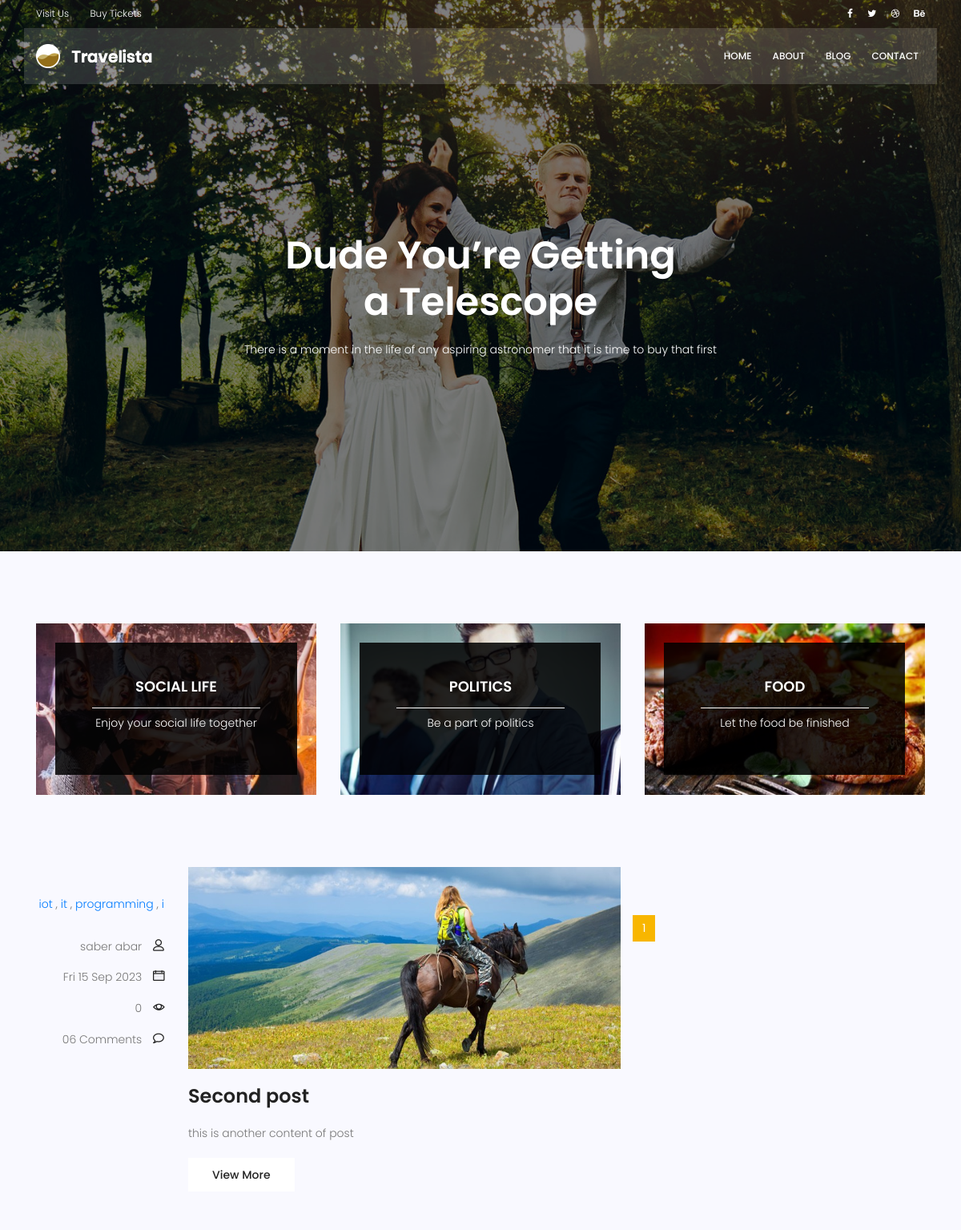
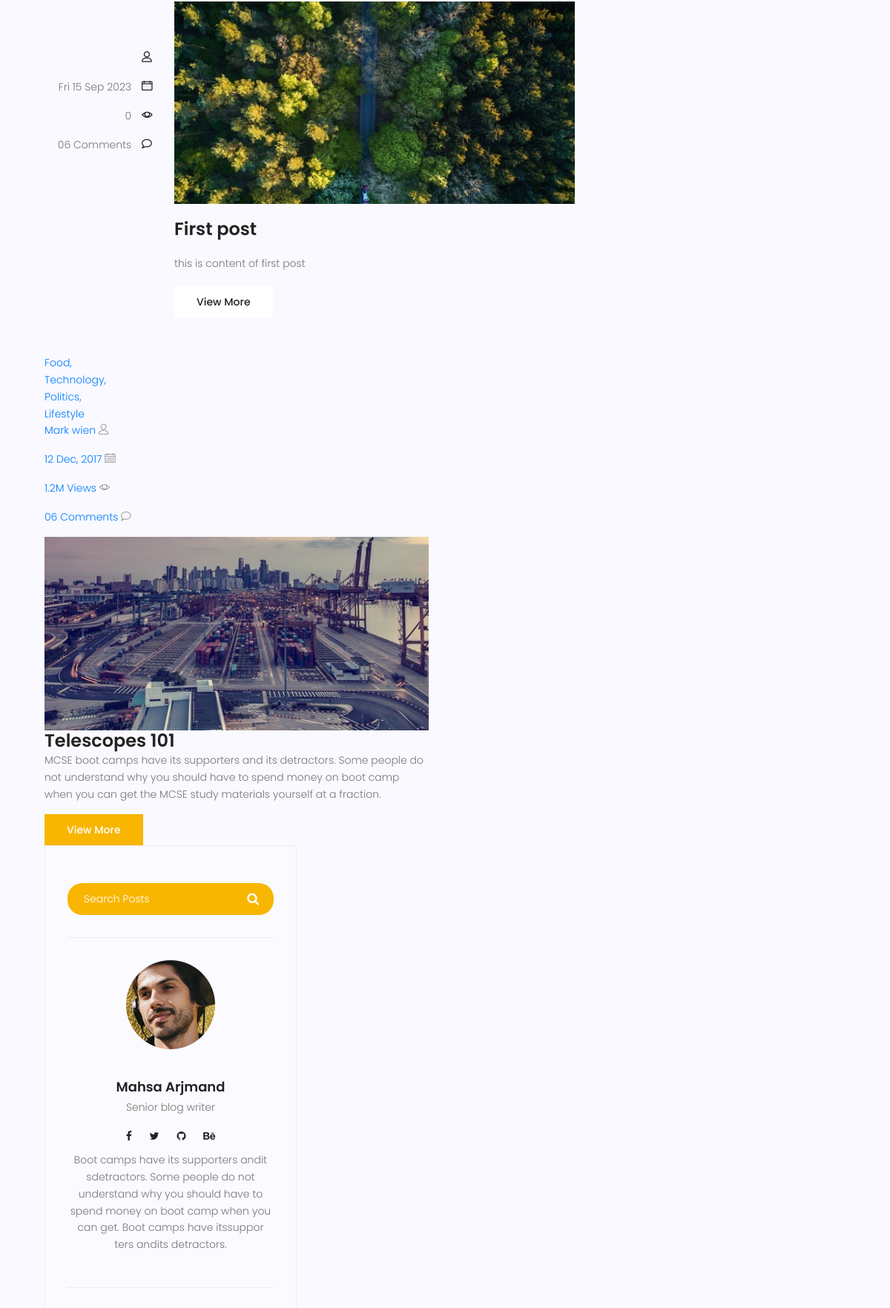
Screenshot of /blog/ (upper part) with the database file from the repository (2 pictures, top to bottom).
### blog/models.py (models this page shows, shortened)
class Category(models.Model):
    name= models.CharField(max_length=255)
    def __str__(self):
        return self.name

class Post(models.Model):
    image= models.ImageField(upload_to='blog/',default='blog/default.jpg')
    author= models.ForeignKey(User,on_delete=models.SET_NULL,null=True)
    title = models.CharField(max_length=255)
    content = models.TextField()
    category = models.ManyToManyField(Category)
    counted_views = models.IntegerField(default=0)
    status = models.BooleanField(default=False)
    published_date=models.DateTimeField(null=True)
    created_date=models.DateTimeField(auto_now_add=True)
    updated_date=models.DateTimeField(auto_now=True)
    class Meta:
        ordering = ['-created_date']

### blog/views.py (the view)
# urls.py: path('', blog_view, name='index'),
def blog_view(request,**kwargs):
    posts = Post.objects.filter(status=1)
    if kwargs.get('cat_name') != None:
        posts = posts.filter(category__name=kwargs['cat_name'])
    if kwargs.get('author_username') != None :
        posts = posts.filter(author__username = kwargs['author_username'])
    posts = Paginator(posts,3)
    try:
       page_number = request.GET.get('page')
       posts = posts.get_page(page_number)
    except PageNotAnInteger:
        posts = posts.get_page(1)
    except EmptyPage :
        posts= posts.get_page(1)
    context={'posts': posts}
    return render(request, 'blog/blog-home.html',context)

### blog/templatetags/blog_tags.py (called while the page is built)
@register.inclusion_tag('blog/blog-post-categories.html')
def postcategories():
    posts = Post.objects.filter(status=1)
    categories = Category.objects.all()
    cat_dict = {}
    for name in categories:
        cat_dict[name]= posts.filter(category=name).count()
    return {'categories':cat_dict}

### templates/blog/blog-home.html (shortened to what this page needs)
{% extends 'base.html' %}
{% load static %}
{% load blog_tags %}
{% block content %}
			<section class="banner-area relative blog-home-banner" id="home">
				<div class="overlay overlay-bg"></div>
				<div class="container">
					<div class="row d-flex align-items-center justify-content-center">
						<div class="about-content blog-header-content col-lg-12">
							<h1 class="text-white">
								Dude You’re Getting
								a Telescope
							</h1>
							<p class="text-white">
								There is a moment in the life of any aspiring astronomer that it is time to buy that first
							</p>
						</div>
					</div>
				</div>
			</section>
			<section class="top-category-widget-area pt-90 pb-90 ">
				<div class="container">
					<div class="row">
						<div class="col-lg-4">
							<div class="single-cat-widget">
								<div class="content relative">
									<div class="overlay overlay-bg"></div>
								    <a href="#" target="_blank">
								      <div class="thumb">
								  		 <img class="content-image img-fluid d-block mx-auto" src="{% static 'img/blog/cat-widget1.jpg' %}" alt="">
								  	  </div>
								      <div class="content-details">
								        <h4 class="content-title mx-auto text-uppercase">Social life</h4>
								        <span></span>
								        <p>Enjoy your social life together</p>
								      </div>
								    </a>
								</div>
							</div>
						</div>
						<div class="col-lg-4">
							<div class="single-cat-widget">
								<div class="content relative">
									<div class="overlay overlay-bg"></div>
								    <a href="#" target="_blank">
								      <div class="thumb">
								  		 <img class="content-image img-fluid d-block mx-auto" src="{% static 'img/blog/cat-widget2.jpg' %}" alt="">
								  	  </div>
								      <div class="content-details">
								        <h4 class="content-title mx-auto text-uppercase">Politics</h4>
								        <span></span>
								        <p>Be a part of politics</p>
								      </div>
								    </a>
								</div>
							</div>
						</div>
						<div class="col-lg-4">
							<div class="single-cat-widget">
								<div class="content relative">
									<div class="overlay overlay-bg"></div>
								    <a href="#" target="_blank">
								      <div class="thumb">
								  		 <img class="content-image img-fluid d-block mx-auto" src="{% static 'img/blog/cat-widget3.jpg' %}" alt="">
								  	  </div>
								      <div class="content-details">
								        <h4 class="content-title mx-auto text-uppercase">Food</h4>
								        <span></span>
								        <p>Let the food be finished</p>
								      </div>
								    </a>
								</div>
							</div>
						</div>
					</div>
				</div>
			</section>
			<section class="post-content-area">
				<div class="container">
					<div class="row">
						<div class="col-lg-8 posts-list">
                            {% for post in posts %}
							<div class="single-post row">
								<div class="col-lg-3  col-md-3 meta-details">
									<ul class="tags">
                                        {% for cat in post.category.all %}
                                            <a href="{% url 'blog:category' cat_name=cat.name %}">{{ cat.name }}</a> {% if not forloop.last %},{% endif %}
                                        {% endfor %}
									</ul>
									<div class="user-details row">
										<p class="user-name col-lg-12 col-md-12 col-6"><a href="{% url 'blog:author' author_username=post.author.username %}"> {{ post.author.get_full_name }}</a> <span class="lnr lnr-user"></span></p>
										<p class="date col-lg-12 col-md-12 col-6"><a href="#">{{post.published_date|date:"D d M Y"}}</a> <span class="lnr lnr-calendar-full"></span></p>
										<p class="view col-lg-12 col-md-12 col-6"><a href="#">{{post.counted_views}}</a> <span class="lnr lnr-eye"></span></p>
										<p class="comments col-lg-12 col-md-12 col-6"><a href="#">06 Comments</a> <span class="lnr lnr-bubble"></span></p>
									</div>
								</div>
								<div class="col-lg-9 col-md-9 ">
									<div class="feature-img">
										<img class="img-fluid" src= "{{post.image.url}} " alt="">
									</div>
									<a class="posts-title" href="{% url 'blog:single' pid=post.id %}"><h3>{{ post.title }}</h3></a>
									<p class="excert">
                                        {{ post.content|truncatechars:100 }}
                                    </p>
									<a href="#" class="primary-btn">View More</a>
								</div>
							</div>
							{% endfor %}
								<div class="col-lg-3 col-md-3 meta-details">
									<ul class="tags">
										<li><a href="#">Food,</a></li>
										<li><a href="#">Technology,</a></li>
										<li><a href="#">Politics,</a></li>
										<li><a href="#">Lifestyle</a></li>
									</ul>
									<div class="user-details row">
										<p class="user-name col-lg-12 col-md-12 col-6"><a href="#">Mark wien</a> <span class="lnr lnr-user"></span></p>
										<p class="date col-lg-12 col-md-12 col-6"><a href="#">12 Dec, 2017</a> <span class="lnr lnr-calendar-full"></span></p>
										<p class="view col-lg-12 col-md-12 col-6"><a href="#">1.2M Views</a> <span class="lnr lnr-eye"></span></p>
										<p class="comments col-lg-12 col-md-12 col-6"><a href="#">06 Comments</a> <span class="lnr lnr-bubble"></span></p>
									</div>
								</div>
								<div class="col-lg-9 col-md-9">
									<div class="feature-img">
										<img class="img-fluid" src="{% static 'img/blog/feature-img5.jpg' %}" alt="">
									</div>
									<a class="posts-title" href="blog-single.html"><h3>Telescopes 101</h3></a>
									<p class="excert">
										MCSE boot camps have its supporters and its detractors. Some people do not understand why you should have to spend money on boot camp when you can get the MCSE study materials yourself at a fraction.
									</p>
									<a href="blog-single.html" class="primary-btn">View More</a>
								</div>
							</div>
		                    <nav class="blog-pagination justify-content-center d-flex">
		                        <ul class="pagination">
                                    {% for i in posts.paginator.page_range %}
                                    {% if posts.number == i %}
                                         <li class="page-item active"><a href="?page{{ i }}" class="page-link">{{ i }}</a></li>
                                    {% else %}
                                         <li class="page-item"><a href="?page{{ i }}" class="page-link">{{ i }}</a></li>
                                    {% endif %}
                                    {% endfor %}
		                        </ul>
		                    </nav>
						</div>
						<div class="col-lg-4 sidebar-widgets">
							<div class="widget-wrap">
                                {% include 'blog/blog-search.html' %}
                                {% include 'blog/blog-writer.html' %}
						</div>
					</div>
				</div>
			</section>
{% endblock %}

### rows the page displays
Post: author.get_full_name "saber abar", published_date "Fri 15 Sep 2023", counted_views "0", image (placeholder picture), title "Second post", content "this is another content of post"
Category: name "iot"
Category: name "it"
Category: name "programming"
Category: name "i"
Post: published_date "Fri 15 Sep 2023", counted_views "0", image (picture), title "First post", content "this is content of first post"

### other values shown
{{ i }} "1"
